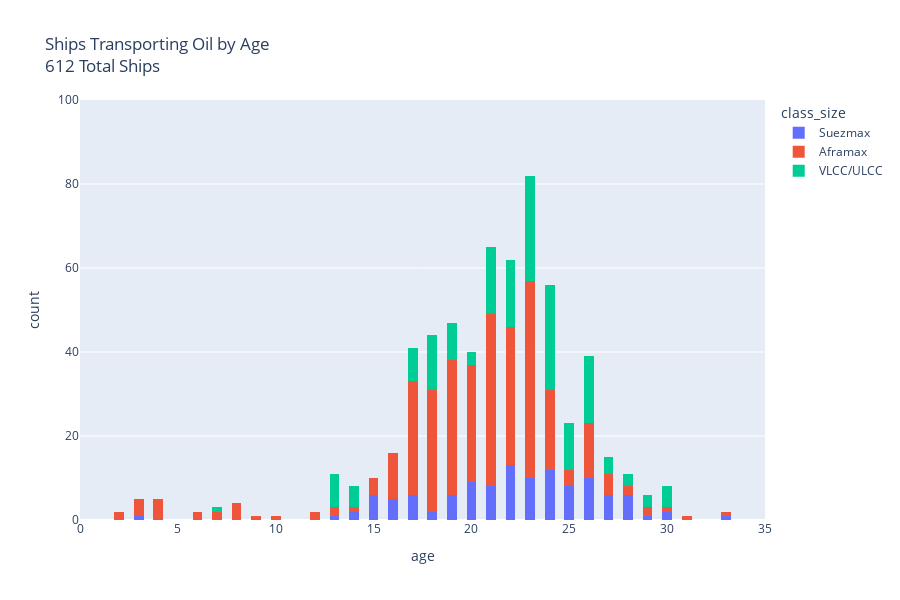

Notebook source saved alongside this figure:
### Code cell
fig = px.histogram(oil_ships, x="age", color="class_size", nbins=100, title=f"Ships Transporting Oil by Age<br>"
                                                                            f"{oil_ships.shape[0]} Total Ships")
fig.update_layout(width=900, height=600)
fig.update_layout(
    xaxis=dict(range=[0, 35]),  # Sets x-axis range
    yaxis=dict(range=[0, 100])  # Sets y-axis range
)

fig.show()
fig.write_html("oil_ships_year_interactive_plot.html")

### Figure 1 — Plotly figure (JSON) as saved in the notebook; plotly's stock layout.template omitted (floating-point values rounded to 4 significant figures; data arrays with more than 128 entries replaced by an {"elided": "..."} marker saying what was removed)
{"data": [{"bingroup": "x", "hovertemplate": "class_size=Suezmax<br>age=%{x}<br>count=%{y}<extra></extra>", "legendgroup": "Suezmax", "marker": {"color": "#636efa", "pattern": {"shape": ""}}, "name": "Suezmax", "nbinsx": 100, "orientation": "v", "showlegend": true, "type": "histogram", "x": [33.0, 30.0, 30.0, 29.0, 28.0, 28.0, 28.0, 28.0, 27.0, 28.0, 26.0, 26.0, 27.0, 27.0, 26.0, 27.0, 28.0, 27.0, 26.0, 26.0, 26.0, 25.0, 27.0, 26.0, 26.0, 25.0, 26.0, 26.0, 25.0, 25.0, 25.0, 24.0, 24.0, 24.0, 25.0, 24.0, 24.0, 24.0, 24.0, 23.0, 24.0, 23.0, 23.0, 23.0, 24.0, 23.0, 23.0, 24.0, 23.0, 22.0, 23.0, 21.0, 25.0, 25.0, 24.0, 24.0, 23.0, 22.0, 22.0, 22.0, 23.0, 22.0, 22.0, 22.0, 22.0, 22.0, 22.0, 22.0, 21.0, 21.0, 22.0, 22.0, 21.0, 21.0, 20.0, 20.0, 20.0, 21.0, 21.0, 20.0, 19.0, 20.0, 20.0, 21.0, 19.0, 19.0, 20.0, 20.0, 20.0, 19.0, 19.0, 18.0, 18.0, 17.0, 19.0, 16.0, 17.0, 17.0, 17.0, 16.0, 15.0, 16.0, 17.0, 16.0, 17.0, 16.0, 15.0, 15.0, 15.0, 15.0, 13.0, 15.0, 14.0, 14.0, 3.0], "xaxis": "x", "yaxis": "y"}, {"bingroup": "x", "hovertemplate": "class_size=Aframax<br>age=%{x}<br>count=%{y}<extra></extra>", "legendgroup": "Aframax", "marker": {"color": "#EF553B", "pattern": {"shape": ""}}, "name": "Aframax", "nbinsx": 100, "orientation": "v", "showlegend": true, "type": "histogram", "x": {"elided": "326 float values"}, "xaxis": "x", "yaxis": "y"}, {"bingroup": "x", "hovertemplate": "class_size=VLCC/ULCC<br>age=%{x}<br>count=%{y}<extra></extra>", "legendgroup": "VLCC/ULCC", "marker": {"color": "#00cc96", "pattern": {"shape": ""}}, "name": "VLCC/ULCC", "nbinsx": 100, "orientation": "v", "showlegend": true, "type": "histogram", "x": {"elided": "171 float values"}, "xaxis": "x", "yaxis": "y"}], "layout": {"barmode": "relative", "height": 600, "legend": {"title": {"text": "class_size"}, "tracegroupgap": 0}, "title": {"text": "Ships Transporting Oil by Age<br>612 Total Ships"}, "width": 900, "xaxis": {"anchor": "y", "domain": [0, 1], "range": [0, 35], "title": {"text": "age"}}, "yaxis": {"anchor": "x", "domain": [0, 1], "range": [0, 100], "title": {"text": "count"}}}}
